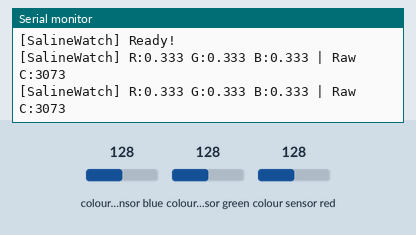
The sketch below on a simulated ESP8266 (NodeMCU). Parts: the last lines printed to the serial monitor. Inputs (shaded band) come from the test bench; at power-on: colour sensor red 128, colour sensor blue 128, colour sensor green 128. WiFi joins after 1.5 s; servers stay silent unless stated; uploads are accepted with an empty reply.

Above: at 5.7 s.
5.8 s: colour sensor red set to 250
At 7.4 s:
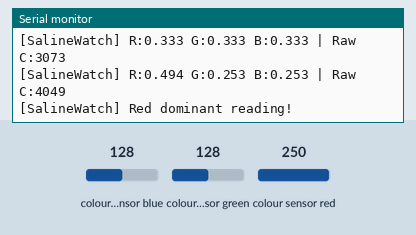
9.0 s: colour sensor blue set to 191
At 12.4 s:
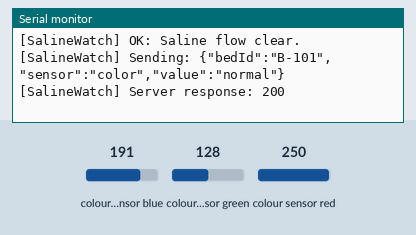
13.0 s: colour sensor green set to 5
At 13.9 s:
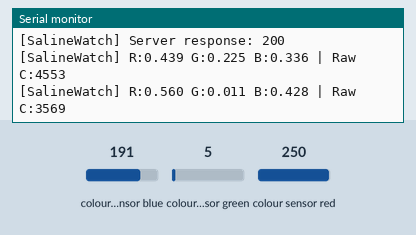
Timing chart, 0 to 16.0 s (numbered marks = the images above; inputs shaded):
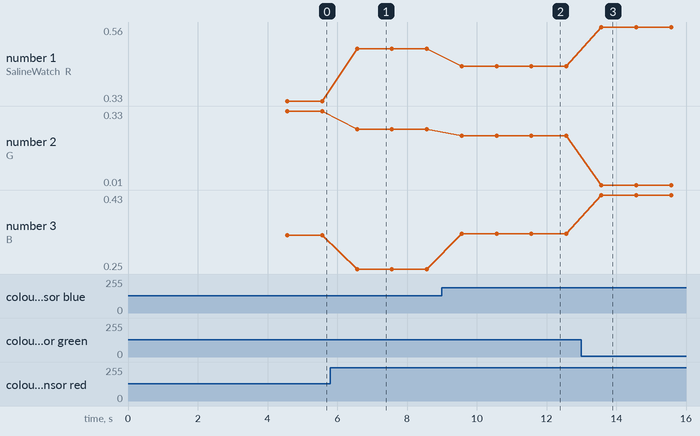

The sketch:

colour_sensor.ino
```cpp
/**
 * SalineWatch — ESP8266 Firmware #2
 * Colour Sensor (Saline Pipe) — TCS34725
 *
 * WIRING (TCS34725):
 *   SDA → D2 (GPIO4)
 *   SCL → D1 (GPIO5)
 *   VCC → 3.3V
 *   GND → GND
 *   LED → 3.3V (keep LED on for consistent readings)
 *
 * LIBRARY:
 *   Install "Adafruit TCS34725" from Arduino Library Manager
 */

#include <ESP8266WiFi.h>
#include <ESP8266HTTPClient.h>
#include <WiFiClient.h>
#include <Wire.h>
#include "Adafruit_TCS34725.h"

// ── CONFIGURE THESE ────────────────────────────────────────────────────────
const char* WIFI_SSID     = "YOUR_WIFI_NAME";
const char* WIFI_PASSWORD = "YOUR_WIFI_PASSWORD";
const char* SERVER_URL    = "http://YOUR_SERVER_IP:3001/api/sensor";
const char* BED_ID        = "B-101";
// ──────────────────────────────────────────────────────────────────────────

// TCS34725 — integration time & gain (tune if needed)
Adafruit_TCS34725 tcs = Adafruit_TCS34725(
  TCS34725_INTEGRATIONTIME_50MS,
  TCS34725_GAIN_4X
);

const int   CHECK_INTERVAL = 1000; // ms between readings
const int   CONFIRM_COUNT  = 3;    // consecutive reads before alert

String        lastSentValue = "";
int           redCount      = 0;
int           clearCount    = 0;
unsigned long lastCheck     = 0;

void setup() {
  Serial.begin(115200);
  Wire.begin(D2, D1); // SDA, SCL

  Serial.println("\n[SalineWatch] Colour Sensor (TCS34725) starting...");
  Serial.print("[SalineWatch] Bed ID: ");
  Serial.println(BED_ID);

  if (!tcs.begin()) {
    Serial.println("[SalineWatch] ERROR: TCS34725 not found! Check wiring.");
    while (1); // halt
  }
  Serial.println("[SalineWatch] TCS34725 found!");

  connectWiFi();

  Serial.println("[SalineWatch] Calibrating... hold sensor over clear saline for 3 seconds.");
  delay(3000);
  Serial.println("[SalineWatch] Ready!");
}

void loop() {
  if (WiFi.status() != WL_CONNECTED) {
    Serial.println("[SalineWatch] WiFi lost. Reconnecting...");
    connectWiFi();
  }

  if (millis() - lastCheck < CHECK_INTERVAL) return;
  lastCheck = millis();

  uint16_t r, g, b, c;
  tcs.getRawData(&r, &g, &b, &c);

  // Avoid divide by zero
  if (c == 0) {
    Serial.println("[SalineWatch] Clear channel = 0, skipping.");
    return;
  }

  // Normalise to 0.0–1.0
  float rNorm = (float)r / c;
  float gNorm = (float)g / c;
  float bNorm = (float)b / c;

  Serial.print("[SalineWatch] R:");
  Serial.print(rNorm, 3);
  Serial.print(" G:");
  Serial.print(gNorm, 3);
  Serial.print(" B:");
  Serial.print(bNorm, 3);
  Serial.print(" | Raw C:");
  Serial.println(c);

  // Blood backflow detection:
  // Red channel dominates when blood enters the saline line
  bool redDetected = (rNorm > 0.45) && (rNorm > gNorm * 1.4) && (rNorm > bNorm * 1.4);

  if (redDetected) {
    redCount++;
    clearCount = 0;
    Serial.println("[SalineWatch] Red dominant reading!");
  } else {
    clearCount++;
    redCount = 0;
  }

  if (redCount >= CONFIRM_COUNT && lastSentValue != "crit") {
    Serial.println("[SalineWatch] CRITICAL: Blood backflow confirmed!");
    sendSensorData("crit");
    lastSentValue = "crit";
    redCount = 0;
  }

  if (clearCount >= CONFIRM_COUNT && lastSentValue != "normal") {
    Serial.println("[SalineWatch] OK: Saline flow clear.");
    sendSensorData("normal");
    lastSentValue = "normal";
    clearCount = 0;
  }
}

void sendSensorData(String value) {
  WiFiClient client;
  HTTPClient http;

  http.begin(client, SERVER_URL);
  http.addHeader("Content-Type", "application/json");

  String body = "{\"bedId\":\"" + String(BED_ID) + "\","
                + "\"sensor\":\"color\","
                + "\"value\":\"" + value + "\"}";

  Serial.print("[SalineWatch] Sending: ");
  Serial.println(body);

  int responseCode = http.POST(body);

  if (responseCode > 0) {
    Serial.print("[SalineWatch] Server response: ");
    Serial.println(responseCode);
  } else {
    Serial.print("[SalineWatch] POST error: ");
    Serial.println(http.errorToString(responseCode));
  }

  http.end();
}

void connectWiFi() {
  Serial.print("[SalineWatch] Connecting to WiFi: ");
  Serial.println(WIFI_SSID);
  WiFi.begin(WIFI_SSID, WIFI_PASSWORD);

  int attempts = 0;
  while (WiFi.status() != WL_CONNECTED && attempts < 20) {
    delay(500);
    Serial.print(".");
    attempts++;
  }

  if (WiFi.status() == WL_CONNECTED) {
    Serial.println("\n[SalineWatch] WiFi connected!");
    Serial.print("[SalineWatch] IP: ");
    Serial.println(WiFi.localIP());
  } else {
    Serial.println("\n[SalineWatch] WiFi failed. Retrying in 5s...");
    delay(5000);
  }
}
```

Measured:
- after the input at 5.8 s, the serial monitor: prints a new line after 0.77 s (image 1)
- after the input at 9.0 s, the serial monitor: prints a new line after 0.57 s (image 2)
- after the input at 13.0 s, the serial monitor: prints a new line after 0.57 s (image 3)
- plotted number 1: 0.33 → 0.49 after the input at 5.8 s, 0.49 → 0.44 after the input at 9.0 s, 0.44 → 0.56 after the input at 13.0 s
- plotted number 2: 0.33 → 0.25 after the input at 5.8 s, 0.25 → 0.23 after the input at 9.0 s, 0.23 → 0.01 after the input at 13.0 s
- plotted number 3: 0.33 → 0.25 after the input at 5.8 s, 0.25 → 0.34 after the input at 9.0 s, 0.34 → 0.43 after the input at 13.0 s
